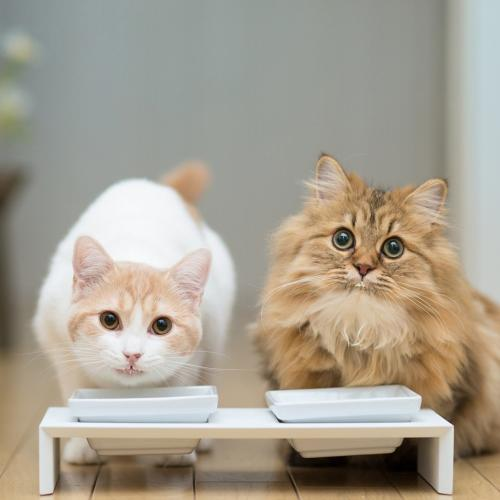
//> input picture PicTest/picTest/picture/test.jpg, 500 x 500 px
$ ./testOpenCv   (built with g++ and OpenCV 4)
//> lines starting //> are read from the running program, lines starting //| are printed output that depends on the picture
### PicTest/picTest/picTest/stdafx.h
// stdafx.h : 标准系统包含文件的包含文件，
// 或是经常使用但不常更改的
// 特定于项目的包含文件
//

#pragma once

#include "targetver.h"

#include <stdio.h>
#include <tchar.h>


// TODO: 在此处引用程序需要的其他头文件

### PicTest/picTest/picTest/testOpenCv.cpp
 #include <iostream>
#include <Windows.h>
#include <synchapi.h>
#include <handleapi.h>
#include "opencv2/imgproc/imgproc.hpp"
#include "opencv2/highgui/highgui.hpp"
#include "CyAPI.h"
#include "stdafx.h"
#define TIMEOUT 10
using namespace std;
using namespace cv;

// [49 lines left out: function UsbTransform, not called in this run]

int main(int argc, char** argv) {
	cv::Mat src, srcOfMerge;
	std::vector<cv::Mat> mv;
	//	std::vector<cv::Mat> mv1;
	//cv::namedWindow("R", 1);

	/// Read image ( same size, same type )
	src = cv::imread("../picture/test.jpg");
//> src is the input picture: 500 rows x 500 cols, CV_8UC3; mean B, G, R 145.1, 159.3, 166.9
	cv::Mat imageout = cv::Mat::zeros(src.size(), src.type());
	if (!src.data) {
		std::cout << "Error loading src" << std::endl;
		return -1;
	}
	cv::split(src, mv);
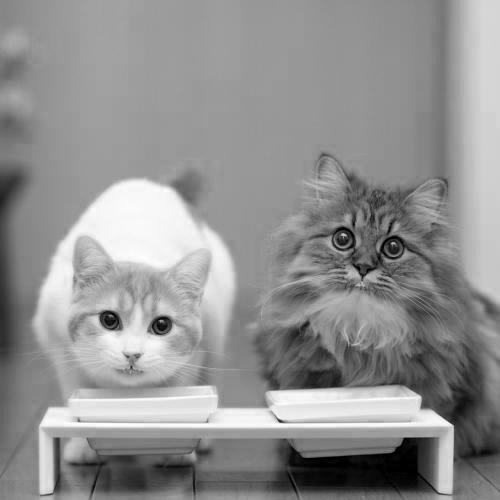
//> mv[0]: 500 rows x 500 cols, CV_8UC1; min 0, max 255, mean 145.1
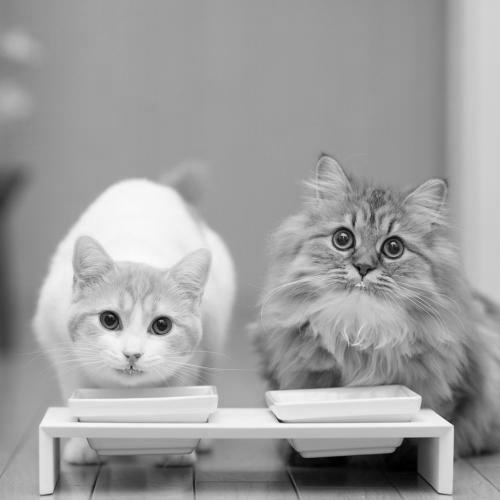
//> mv[1]: 500 rows x 500 cols, CV_8UC1; min 0, max 253, mean 159.3
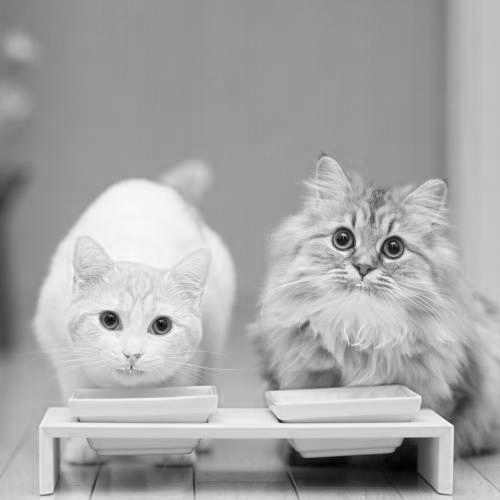
//> mv[2]: 500 rows x 500 cols, CV_8UC1; min 0, max 254, mean 166.9

	//Initialize one new USB device
//> (the run ends here: the program needs code that is not available in this run, at `CCyUSBDevice  *USBDevice = new  CCyUSBDevice(NULL);`)
